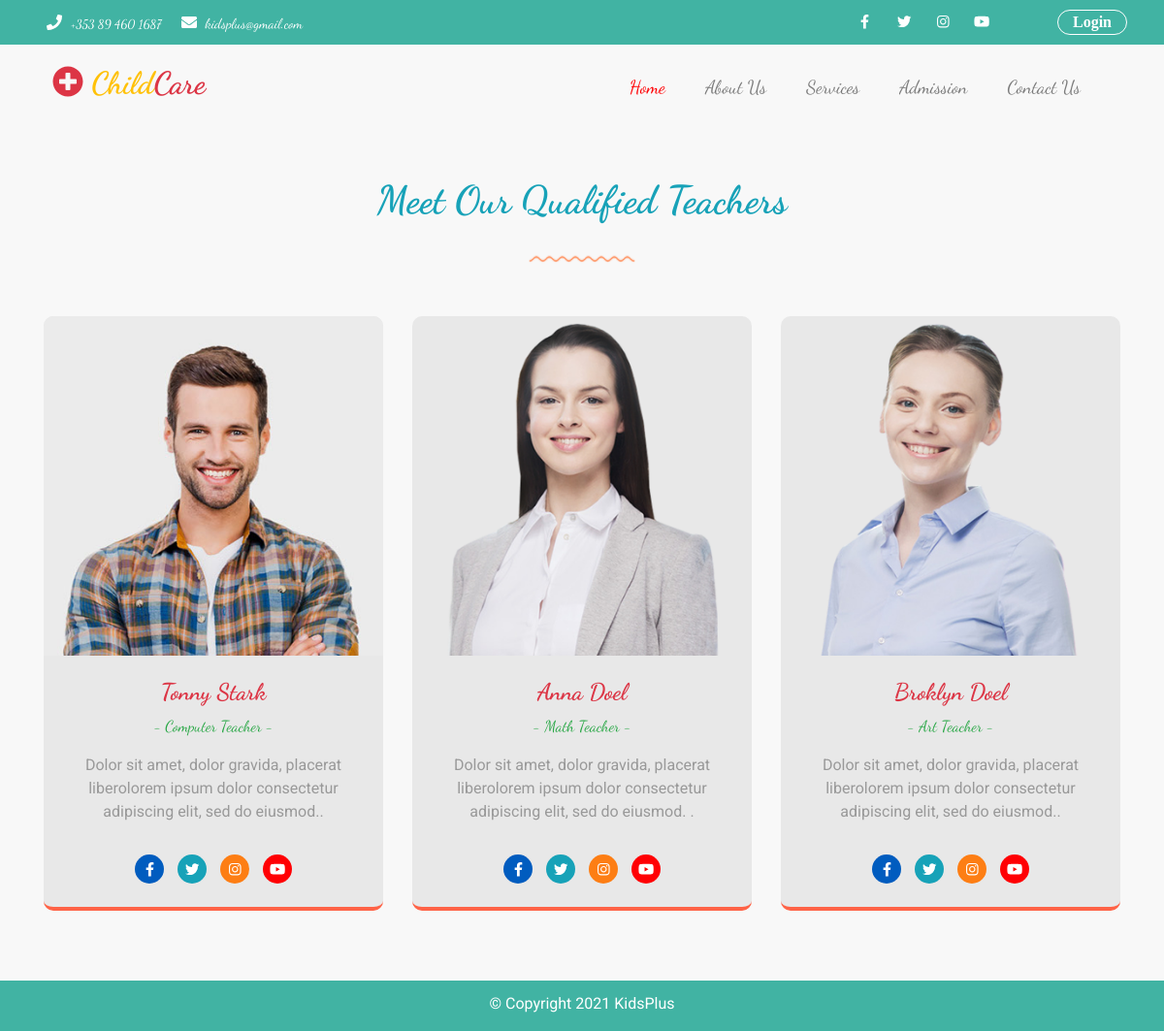
Page /staff.php on the committed database.
### tables this page shows
CREATE TABLE `staff` (
  `id` int(11) NOT NULL,
  `fname` varchar(255) NOT NULL,
  `lname` varchar(255) NOT NULL,
  `job` varchar(255) NOT NULL,
  `about` varchar(255) NOT NULL,
  `image` text NOT NULL
);

### staff.php (the view, shortened to what this page needs)
<?php
    require 'database/connection.php';
?>
<!DOCTYPE html>
<html lang="en">
<head>
    <link rel="stylesheet" href="https://maxcdn.bootstrapcdn.com/bootstrap/4.0.0/css/bootstrap.min.css">
    <link type="text/css" rel="stylesheet" href="assets/css/style.css">
    <link type="text/css" rel="stylesheet" href="assets/css/media.css">
    <link type="text/css" rel="stylesheet" href="assets/css/fontawesome.css">
</head>
<body>
<?php require  'header.php';?>
<section class="container-fluid staff-sec public-section mb-5">
    <div class="container staff-container pt-5">
            <div class="row heading-row  mb-5 ">
                <div class="col-sm-12 col-md-12 col-lg-12 staff-heading text-center">
                    <h1 class="text-info font-weight-bold">Meet Our Qualified Teachers</h1>
                    <div class="staff-hed-img mt-4">
                        <img src="assets/images/line-dec-2.png" alt="">
                    </div>
                </div>
            </div>
        <div class="row">
            <?php
                    $query = "SELECT * FROM staff ORDER BY id DESC LIMIT 3";
                    $execute_query = mysqli_query($connection, $query);
                    if(mysqli_num_rows($execute_query) > 0){
                         while($row = mysqli_fetch_assoc($execute_query)){
            ?>
            <div class="col-sm-12 col-md-12 col-lg-4 staff-items">
                <div class="staff-item mb-4">
                    <div class="staff-image p-2">
                        <img src="assets/upload/<?php echo $row['image']; ?>" alt="" height="350">
                    </div>
                    <div class="staff-title pt-4  text-center">
                        <h4 class="font-weight-bold text-danger"><?php echo $row['fname']. " ". $row['lname']?></h4>
                    </div>
                    <div class="teacher-passion text-center">
                        <span class="text-success ">- <?php echo $row['job']?> Teacher -</span>
                    </div>
                    <div class="offer-des p-3 text-center">
                        <p><?php echo chunk_split(substr($row['about'], 0, 300), strlen($row['about']), ".");?> </p>
                    </div>
                    <div class="staff-btn text-center  pb-4 ">
                        <a href="#"><i class=" fab fa-facebook-f"></i></a>
                        <a href="#"><i class=" fab fa-twitter"></i></a>
                        <a href="#"><i class=" fab fa-instagram"></i></a>
                        <a href="#"><i class=" fab fa-youtube"></i></a>
                    </div>
                </div>
            </div>
            <?php
                     }
                    }
            ?>
        </div>
    </div>
</section>
<?php require  'footer.php';?>
</body>
</html>

### header.php (shortened to what this page needs)
<!DOCTYPE html>
<html lang="en">
<head>
</head>
<body>
<header class="header-section">
    <div class="container-fluid header">
        <div class="container top-bar d-flex justify-content-between flex-row p-2">
            <div class="contact-info d-flex  pt-1">
                <div class="info-item mt-">
                    <i class="fa fa-phone"></i>
                    <span class="phone"> +353 89 460 1687</span>
                </div>
                <div class="info-item">
                    <i class="fas fa-envelope"></i>
                    <span class="email">kidsplus@gmail.com </span>
                </div>
            </div>
            <div class="top-right d-flex justify-content-between flex-row">
                <div class="social-links d-flex flex-row">
                    <a href="#"><i class=" fab fa-facebook-f"></i></a>
                    <a href="#"><i class=" fab fa-twitter"></i></a>
                    <a href="#"><i class=" fab fa-instagram"></i></a>
                    <a href="#"><i class=" fab fa-youtube"></i></a>
                </div>
                <?php if(!isset($_SESSION['admin']) && !isset($_SESSION['parent'])):?>
                <div class="login-btn ml-5 ">
                    <a href="login.php">Login</a>
                </div>
                <?php endif;?>
            </div>
        </div>
    </div>
    <section class="container  nav-bar d-flex justify-content-between flex-row p-2">
        <nav class="navbar navbar-expand-lg navbar-light  w-100 ">
            <a class="navbar-brand mr-auto" href="index.php"><h2 class="text-warning"><strong><i class="fas fa-plus-circle text-danger"></i> Child<b class="text-danger">Care</b></strong></h2></a>
            <div class="collapse navbar-collapse" id="collapsibleNavbar">
                <ul class="navbar-nav  ml-auto mr-4">
                    <li class="nav-item">
                        <a class="nav-link active" href="index.php">Home</a>
                    </li>
                    <li class="nav-item">
                        <a class="nav-link" href="about.php">About Us</a>
                    </li>
                    <li class="nav-item dropdown">
                        <a class="nav-link dropdown-toggle" href="#" id="servicesDropdown" role="button" data-toggle="dropdown" aria-haspopup="true" aria-expanded="false">
                            Services
                        </a>
                    </li>
                    <li class="nav-item">
                        <a class="nav-link" href="admission.php">Admission</a>
                    </li>
                    <li class="nav-item">
                        <a class="nav-link" href="contact.php">Contact Us</a>
                    </li>
                </ul>
            </div>
        </nav>
    </section>
</header>
</body>
</html>

### footer.php (shortened to what this page needs)
<!DOCTYPE html>
<html lang="en">
<head>
</head>
<body>
<footer class="container-fluid footer d-flex justify-content-center align-items-center pt-2 mt-4">
    <p class="text-center mt-1">&copy; Copyright 2021 KidsPlus</p>
</footer>
</body>
</html>

### assets/css/style.css (style rules this page uses)
:root { --body-background : #f8f8f8; --header-background: #41b3a3; --white: #fff; --black:#000; --blue : #005cbf; --red : #ff0004; --orange:#fd7e14; --sky:#17a2b8; --aqua:#41b3a3; --tomato:#FF6347; --tan:#D7B98C; --yellow:#FFFF00; --warning: #ffc107; --darkgray:#999999; --smoke:#E8E8E8; }
body { background-color: var(--body-background); position: relative; margin: 0px; padding: 0px; box-sizing: border-box; font-family: 'Roboto', sans-serif !important; }
section h1, h2, h3, h4, a, span { font-family: 'Dancing Script', cursive; }
section a { font-size: 1.2em; }
.header, .footer { background-color: var(--header-background); color: var(--white); }
footer p { text-align: justify; color: var(--white); }
.info-item, .social-links { margin: 0px 10px; }
.info-item:first-child span { font-size: 0.8em; }
.info-item span, .info-item i { font-size: 0.9rem; margin-left: 5px ; }
.top-right .login-btn a, .logout-btn a { display: inline-block; border:1px solid var(--white); border-radius: 25px; padding:0px 15px; text-decoration: none; font-weight: 800; margin-top: 2px; font-family: "Times New Roman"; transition: all .3s linear; }
.social-links a, .staff-btn a { display: block; width: 30px; height: 30px; text-align: center; color: var(--white); margin: 0px 5px; text-decoration: none; border-radius: 100%; font-size: 0.9rem; padding: 5px; box-sizing: border-box; transition: .3s linear; }
.staff-btn a { display: inline-block; }
.navbar-nav .nav-item { margin-left: 25px; }
.navbar-nav .nav-item .nav-link { position: relative; overflow: hidden; }
.navbar-nav .nav-item .active { color: var(--red) !important; }
.navbar-nav .nav-item .nav-link::before { content: ''; display: block; width:100%; height: 2px; background-color: var(--orange) !important; position: absolute; top: 0%; left: 100%; transition: .3s linear; }
.navbar-nav .nav-item .nav-link::after { content: ''; display: block; width:100%; height: 2px; background-color: var(--orange) !important; position: absolute; top: 90%; transition: .3s linear; left: -100%; display: block !important; z-index: 100; }
.navbar-nav .dropdown-toggle::after { border:0px !important; margin-left: 0px; }
.room-item h1, p, a { color: var(--white); }
.event-des p, .offer-des p, .activity-des p, .program-des p, .class-time span, .activity-time span { color:var(--darkgray); word-break:break-word; }
.staff-item, .program-item { overflow: hidden; background-color:var(--smoke); border-radius: 10px; cursor:pointer; border-bottom: 4px solid var(--tomato); transition: background-color .5s linear; }
.staff-image, .program-image { position: relative; width: 100%; min-height: 350px; overflow: hidden; }
.staff-image img, .program-image img { position: absolute; width: 100%; left: 0; top: 0; transition: all .5s linear; }
.staff-btn a:nth-child(1) { background-color: #005cbf; }
.staff-btn a:nth-child(2) { background-color: var(--sky); }
.staff-btn a:nth-child(3) { background-color: var(--orange); }
.staff-btn a:nth-child(4) { background-color: var(--red); }
.public-section, .admin-section { min-height: 100vh; }

### rows in the picture
staff: image (picture), fname "Tonny", lname "Stark", job "Computer", about "Dolor sit amet, dolor gravida, placerat liberolorem ipsum dolor consectetur adipiscing elit, sed do eiusmod.."
staff: image (picture), fname "Anna", lname "Doel", job "Math", about "Dolor sit amet, dolor gravida, placerat liberolorem ipsum dolor consectetur adipiscing elit, sed do eiusmod. ."
staff: image (picture), fname "Broklyn", lname "Doel", job "Art", about "Dolor sit amet, dolor gravida, placerat liberolorem ipsum dolor consectetur adipiscing elit, sed do eiusmod.."
